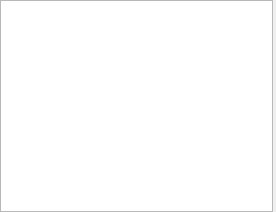
<?xml version="1.0" encoding="UTF-8"?>
<ui version="4.0">
 <class>RunCommand</class>
 <widget class="QWidget" name="RunCommand">
  <property name="geometry">
   <rect>
    <x>0</x>
    <y>0</y>
    <width>276</width>
    <height>212</height>
   </rect>
  </property>
  <property name="windowTitle">
   <string>RunCommand</string>
  </property>
  <layout class="QVBoxLayout" name="_2">
   <property name="spacing">
    <number>0</number>
   </property>
   <property name="leftMargin">
    <number>0</number>
   </property>
   <property name="topMargin">
    <number>0</number>
   </property>
   <property name="rightMargin">
    <number>3</number>
   </property>
   <property name="bottomMargin">
    <number>0</number>
   </property>
   <item>
    <layout class="QHBoxLayout" name="header_layout">
     <property name="spacing">
      <number>0</number>
     </property>
     <item>
      <widget class="PyConsoleTextEdit" name="py_console"/>
     </item>
    </layout>
   </item>
  </layout>
 </widget>
 <customwidgets>
  <customwidget>
   <class>PyConsoleTextEdit</class>
   <extends>QTextEdit</extends>
   <header>rqt_dynamic_graph.py_console_text_edit</header>
  </customwidget>
 </customwidgets>
 <resources/>
 <connections/>
</ui>
